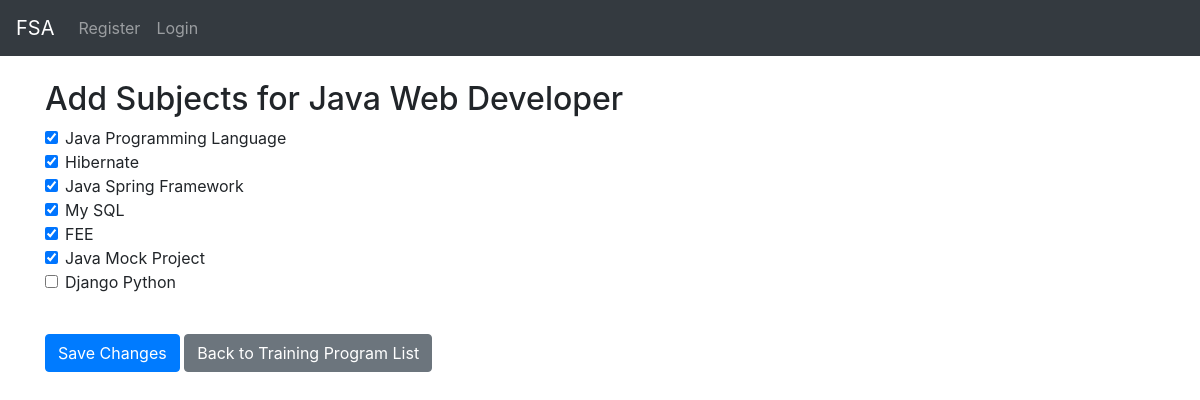
Screenshot of /training_program/training_programs/1/manage_subjects/ with the database file from the repository.
### training_program/models.py (models this page shows, shortened)
class TrainingProgram(models.Model):
    program_name = models.CharField(max_length=255, unique=True)
    program_code = models.CharField(max_length=50, unique=True)
    description = models.TextField(blank=True, null=True)
    subjects = models.ManyToManyField(Subject, related_name='programs', blank=True)

### subject/models.py (models this page shows, shortened)
class Subject(models.Model):
    name = models.CharField(max_length=255, unique=True)
    description = models.TextField(blank=True, null=True)
    code = models.CharField(max_length=50, unique=True)  # New code field

### training_program/views.py (the view)
# urls.py: path('training_programs/<int:program_id>/manage_subjects/', views.manage_subjects, name='training_program_manage_subjects'),
def manage_subjects(request, program_id):
    program = get_object_or_404(TrainingProgram, pk=program_id)
    all_subjects = Subject.objects.all()  # Get all available subjects
    if request.method == 'POST':
        selected_subjects = request.POST.getlist('subjects')  # Get selected subjects from the form
        program.subjects.set(selected_subjects)  # Update the ManyToMany relationship
        return redirect('training_program:training_program_list')
    return render(request, 'manage_subjects.html', {
        'program': program,
        'all_subjects': all_subjects,
        'selected_subjects': program.subjects.all(),  # Pass the currently selected subjects
    })

### training_program/templates/manage_subjects.html (shortened to what this page needs)
{% extends 'base.html' %}
{% block content %}
<div class="container mt-4">
    <h2>Add Subjects for {{ program.program_name }}</h2>
    <form method="post">
        <div class="form-group">
            {% for subject in all_subjects %}
                <div class="form-check">
                    <input type="checkbox" class="form-check-input" name="subjects" value="{{ subject.id }}"
                        {% if subject in selected_subjects %} checked {% endif %}>
                    <label class="form-check-label" for="{{ subject.id }}">{{ subject.name }}</label>
                </div>
            {% endfor %}
        </div>
        <button type="submit" class="btn btn-primary mt-4">Save Changes</button>
        <a href="{% url 'training_program:training_program_list' %}" class="btn btn-secondary mt-4">Back to Training Program List</a>
    </form>
</div>
{% endblock %}

### rows the page displays
TrainingProgram: program_name "Java Web Developer"
Subject: subjects "☑", name "Java Programming Language"
Subject: subjects "☑", name "Hibernate"
Subject: subjects "☑", name "Java Spring Framework"
Subject: subjects "☑", name "My SQL"
Subject: subjects "☑", name "FEE"
Subject: subjects "☑", name "Java Mock Project"
Subject: name "Django Python"
